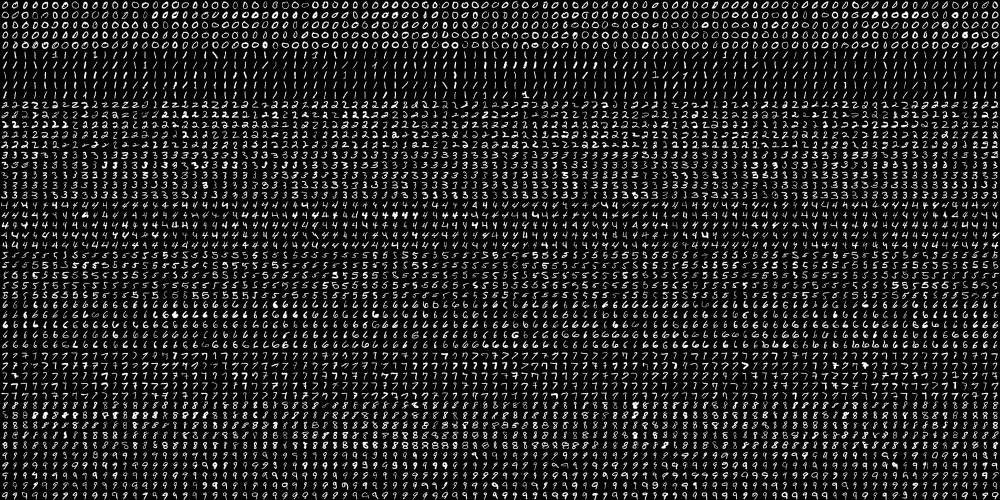
#> input picture 07_opencv/img/digits.png, 2000 x 1000 px (shown at 1/2 size)
$ python kNN_handwritten.py
#> lines starting #> are read from the running program, lines starting #| are printed output that depends on the picture; after the words box and inside, x2 and y2 are one past the last pixel; in counts of white or black regions, pixels touching at a corner belong together
### 07_opencv/src/mnist.py
import numpy as np, cv2

data = None  # 이미지 데이타 셋
k = list(range(10)) # [0,1,2,3,4,5,6,7,8,9] 레이블 셋

# 이미지 데이타 읽어들이는 함수 ---①
def load():
    global data
    # 0~9 각각 500(5x100)개, 총5000(50x100)개, 한 숫자당 400(20x20)픽셀
    image = cv2.imread('../img/digits.png')
#> image is the input picture: shape (1000, 2000, 3); min 0, max 255, mean 33.8
    gray = cv2.cvtColor(image,cv2.COLOR_BGR2GRAY)
    # 숫자 한개(20x20)씩 구분하기 위해 행별(50)로 나누고 열별(100)로 나누기
    cells = [np.hsplit(row,100) for row in np.vsplit(gray,50)]
#> cells = 50 items
    # 리스트를 NumPy 배열로  변환 (50 x 100 x 20 x 20 )
    data = np.array(cells)

# 모든 숫자 데이타 반환 ---②
def getData(reshape=True):
    if data is None: load() # 이미지 읽기 확인
    # 모든 데이타를 N x 400 형태로 변환
    if reshape:
        full = data.reshape(-1, 400).astype(np.float32) # 5000x400
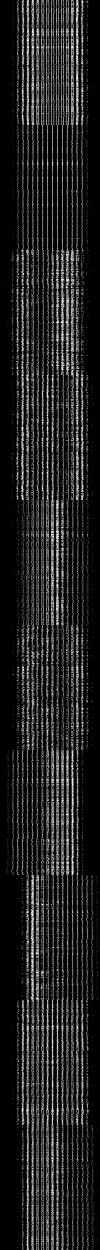
#> full: shape (5000, 400) float32 (shown at 1/4 size); min 0, max 255, mean 33.8
    else:
        full = data
    labels = np.repeat(k,500).reshape(-1,1)  # 각 숫자당 500번 반복(10x500)
    return (full, labels)

# 훈련용 데이타 반환 ---③
# [21 lines left out: functions getTrain, getTest, not called in this run]


# 손글씨 숫자 한 개를 20x20 로 변환후에 1x400 형태로 변환 ---⑤
def digit2data(src, reshape=True):
    h, w = src.shape[:2]
    square = src
    # 정사각형 형태로 만들기
    if h > w:
        pad = (h - w)//2
        square = np.zeros((h, h), dtype=np.uint8)
        square[:, pad:pad+w] = src
    elif w > h :
        pad = (w - h)//2
        square = np.zeros((w, w), dtype=np.uint8)
        square[pad:pad+h, :] = src
    # 0으로 채워진 20x20 이미지 생성
    px20 = np.zeros((20,20), np.uint8)
    # 원본을 16x16으로 축소해서 테두리 2픽셀 확보
    px20[2:18, 2:18] = cv2.resize(square, (16,16), interpolation=cv2.INTER_AREA)
    if reshape:
        # 1x400형태로 변환
        px20 = px20.reshape((1,400)).astype(np.float32)
    return px20

### 07_opencv/src/kNN_handwritten.py
import numpy as np, cv2
import mnist

# 훈련 데이타 가져오기
train, train_labels = mnist.getData()
#> train_labels = 5000 values from 0 to 9

# Knn 객체 생성 및 학습
knn = cv2.ml.KNearest_create()
knn.train(train, cv2.ml.ROW_SAMPLE, train_labels)

# 인식시킬 손글씨 이미지 읽기
image = cv2.imread('../img/1582.png')
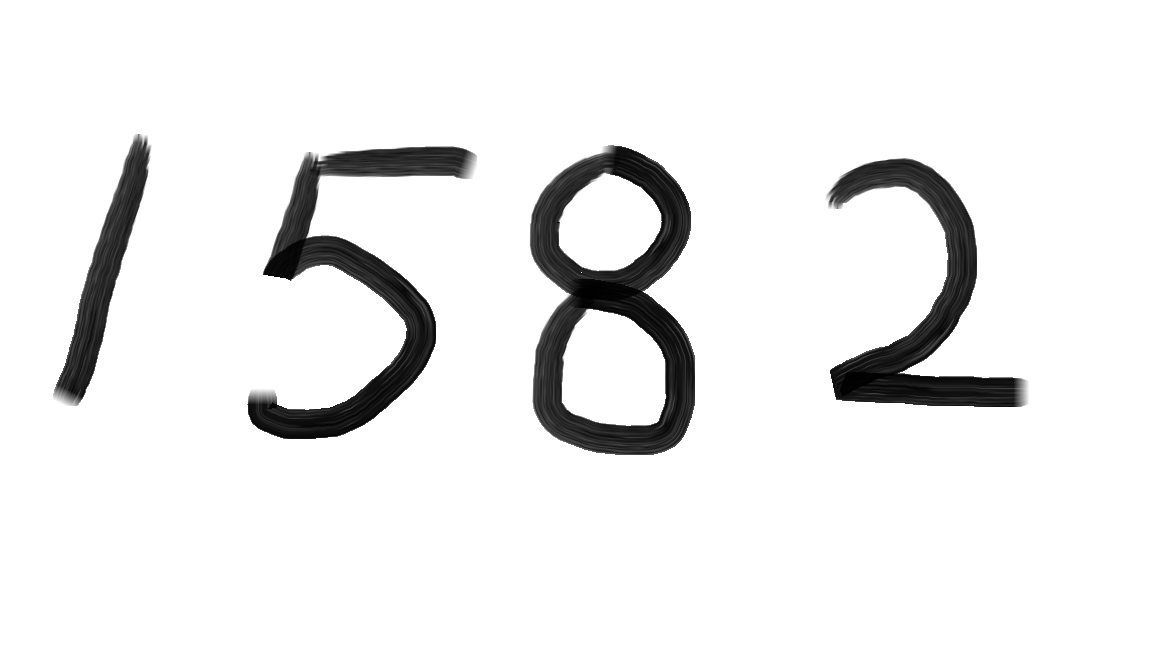
#> input picture 07_opencv/img/1582.png, 1152 x 648 px
#> image is the input picture: shape (648, 1152, 3); min 0, max 255, mean 235.9
cv2.imshow("image", image)
cv2.waitKey(0)

# 그레이 스케일 변환과 스레시홀드
gray = cv2.cvtColor(image,cv2.COLOR_BGR2GRAY)
#> gray: shape (648, 1152)
gray = cv2.GaussianBlur(gray, (5, 5), 0)
_, gray = cv2.threshold(gray, 127, 255, cv2.THRESH_BINARY_INV)
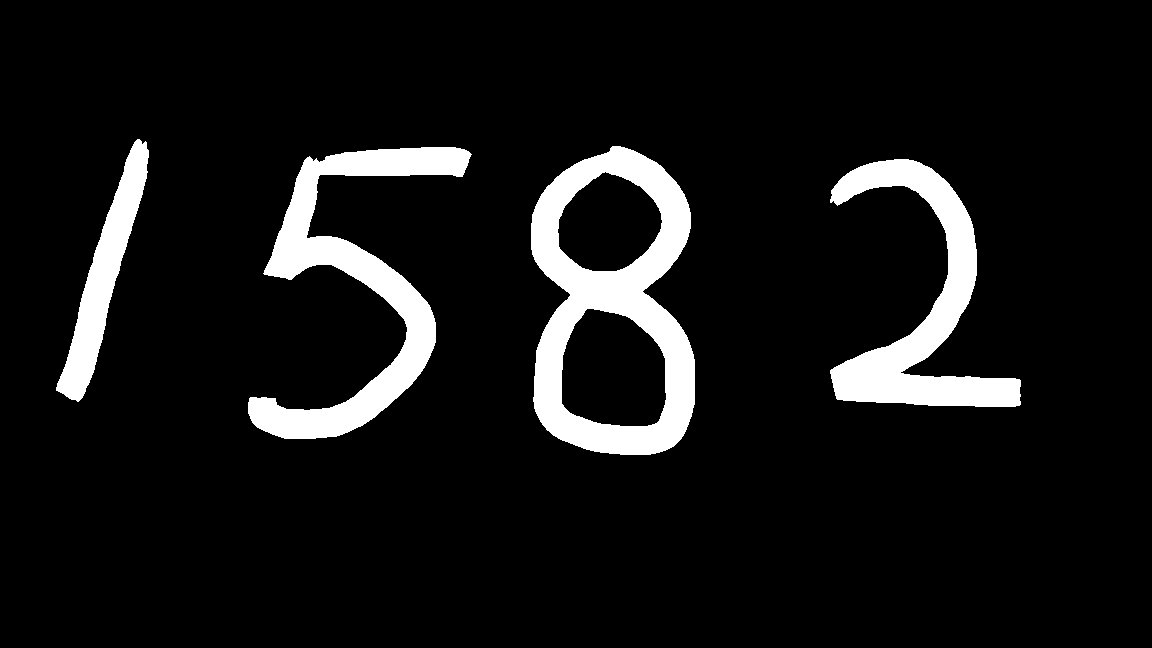
#> gray: shape (648, 1152); 8.5% white; 4 white regions

# 최외곽 컨투어만 찾기
contours, _ = cv2.findContours(gray, cv2.RETR_EXTERNAL, \
                                        cv2.CHAIN_APPROX_SIMPLE)[-2:]
#> contours = 4 contours; box (x1, y1, x2, y2) and area: (531, 146, 695, 455) 40028, (248, 147, 472, 439) 17376, (830, 159, 1021, 407) 14897, (56, 139, 149, 402) 6900

# 모든 컨투어 순회
for c in contours:
    # 컨투어를 감싸는 외접 사각형으로 숫자 영역 좌표 구하기
    (x, y, w, h) = cv2.boundingRect(c)

    # 외접 사각형의 크기가 너무 작은것은 제외
    if w >= 5 and h >= 25:
        # 숫자 영역만 roi로 확보하고 사각형 그리기
        roi = gray[y:y + h, x:x + w]
        cv2.rectangle(image, (x, y), (x + w, y + h), (0, 255, 0), 1)

        # 테스트 데이타 형식으로 변환
        data = mnist.digit2data(roi)

        # 결과 예측해서 이미지에 표시
        ret, result, neighbours, dist = knn.findNearest(data, k=1)
        cv2.putText(image, "%d"%ret, (x , y + 155), \
                        cv2.FONT_HERSHEY_DUPLEX, 2, (255, 0, 0), 2)
        cv2.imshow("image", image)
        cv2.waitKey(0)
#> this loop made 4 passes
#> (x, y, pad in digit2data, ret, result, neighbours) on passes 1 to 4: (830, 159, 28, 2, [2], [2]), (248, 147, 34, 5, [5], [5]), (531, 146, 72, 8, [8], [8]), (56, 139, 85, 1, [1], [1])
#> pass 1, `roi = gray[y:y + h, x:x + w]`:
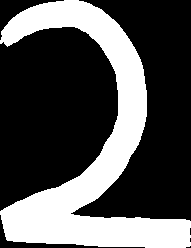
#> roi: shape (248, 191); 32.5% white; 1 white region, box (x1, y1, x2, y2) and area: (0, 0, 191, 248) 15398
#> pass 1, `cv2.imshow("image", image)`:
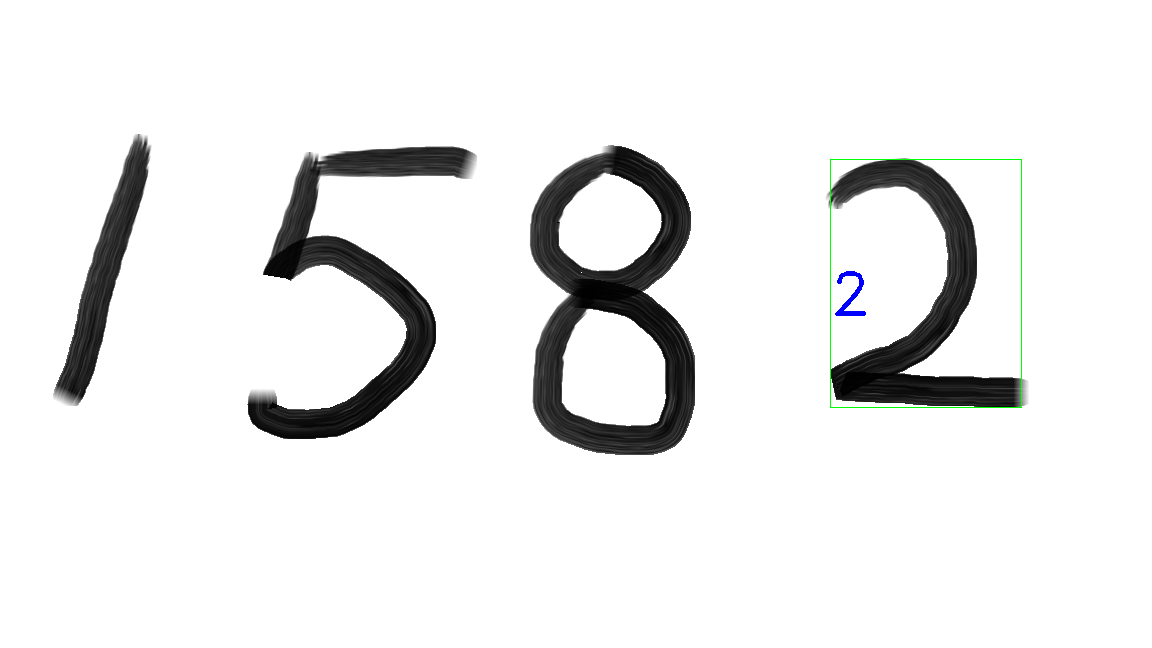
#> window 'image': shape (648, 1152, 3); mean B, G, R 235.6, 235.7, 235.4
#> after the loop:
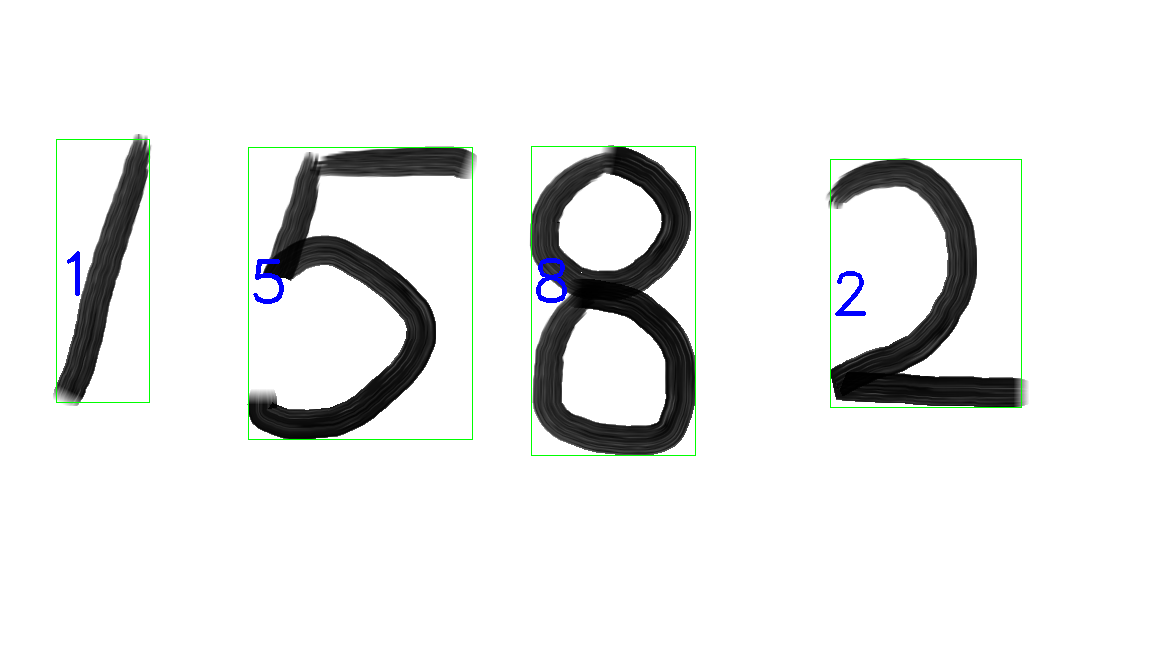
#> image: shape (648, 1152, 3); 0.73% of pixels changed, all inside (x1, y1, x2, y2) = (56, 139, 1022, 456)
#> after the loop:
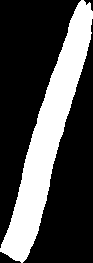
#> roi: shape (263, 93); 29.3% white; 1 white region, box (x1, y1, x2, y2) and area: (0, 0, 93, 263) 7173

cv2.destroyAllWindows()
